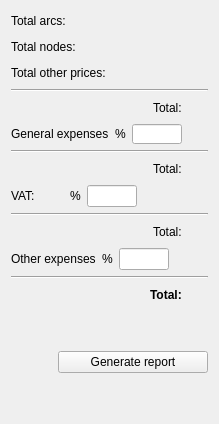
     <widget class="QWidget" name="tab">
      <attribute name="title">
       <string>Budget</string>
      </attribute>
      <layout class="QVBoxLayout" name="verticalLayout_10">
       <item>
        <layout class="QHBoxLayout" name="horizontalLayout_13" stretch="0,0,0,0">
         <property name="sizeConstraint">
          <enum>QLayout::SetDefaultConstraint</enum>
         </property>
         <property name="bottomMargin">
          <number>0</number>
         </property>
         <item>
          <widget class="QLabel" name="gexpenses_label_10">
           <property name="sizePolicy">
            <sizepolicy hsizetype="Preferred" vsizetype="Fixed">
             <horstretch>0</horstretch>
             <verstretch>0</verstretch>
            </sizepolicy>
           </property>
           <property name="minimumSize">
            <size>
             <width>0</width>
             <height>20</height>
            </size>
           </property>
           <property name="maximumSize">
            <size>
             <width>16777215</width>
             <height>20</height>
            </size>
           </property>
           <property name="text">
            <string>Total arcs:</string>
           </property>
          </widget>
         </item>
         <item>
          <spacer name="horizontalSpacer_24">
           <property name="orientation">
            <enum>Qt::Horizontal</enum>
           </property>
           <property name="sizeHint" stdset="0">
            <size>
             <width>40</width>
             <height>20</height>
            </size>
           </property>
          </spacer>
         </item>
         <item>
          <widget class="QLabel" name="total_arc">
           <property name="text">
            <string/>
           </property>
          </widget>
         </item>
         <item>
          <widget class="QLabel" name="cur_total_arc">
           <property name="text">
            <string/>
           </property>
          </widget>
         </item>
        </layout>
       </item>
       <item>
        <layout class="QHBoxLayout" name="horizontalLayout_15">
         <item>
          <widget class="QLabel" name="gexpenses_label_3">
           <property name="maximumSize">
            <size>
             <width>16777215</width>
             <height>20</height>
            </size>
           </property>
           <property name="text">
            <string>Total nodes:</string>
           </property>
          </widget>
         </item>
         <item>
          <spacer name="horizontalSpacer_25">
           <property name="orientation">
            <enum>Qt::Horizontal</enum>
           </property>
           <property name="sizeHint" stdset="0">
            <size>
             <width>40</width>
             <height>20</height>
            </size>
           </property>
          </spacer>
         </item>
         <item>
          <widget class="QLabel" name="total_node">
           <property name="text">
            <string/>
           </property>
          </widget>
         </item>
         <item>
          <widget class="QLabel" name="cur_total_node">
           <property name="text">
            <string/>
           </property>
          </widget>
         </item>
        </layout>
       </item>
       <item>
        <layout class="QHBoxLayout" name="horizontalLayout_14">
         <item>
          <widget class="QLabel" name="gexpenses_label_4">
           <property name="maximumSize">
            <size>
             <width>16777215</width>
             <height>20</height>
            </size>
           </property>
           <property name="text">
            <string>Total other prices:</string>
           </property>
          </widget>
         </item>
         <item>
          <spacer name="horizontalSpacer_26">
           <property name="orientation">
            <enum>Qt::Horizontal</enum>
           </property>
           <property name="sizeHint" stdset="0">
            <size>
             <width>40</width>
             <height>20</height>
            </size>
           </property>
          </spacer>
         </item>
         <item>
          <widget class="QLabel" name="total_other">
           <property name="text">
            <string/>
           </property>
          </widget>
         </item>
         <item>
          <widget class="QLabel" name="cur_total_other">
           <property name="text">
            <string/>
           </property>
          </widget>
         </item>
        </layout>
       </item>
       <item>
        <widget class="Line" name="line">
         <property name="orientation">
          <enum>Qt::Horizontal</enum>
         </property>
        </widget>
       </item>
       <item>
        <layout class="QHBoxLayout" name="horizontalLayout_16">
         <item>
          <spacer name="horizontalSpacer_20">
           <property name="orientation">
            <enum>Qt::Horizontal</enum>
           </property>
           <property name="sizeHint" stdset="0">
            <size>
             <width>40</width>
             <height>20</height>
            </size>
           </property>
          </spacer>
         </item>
         <item>
          <widget class="QLabel" name="gexpenses_label_8">
           <property name="maximumSize">
            <size>
             <width>16777215</width>
             <height>20</height>
            </size>
           </property>
           <property name="text">
            <string>Total:</string>
           </property>
          </widget>
         </item>
         <item>
          <widget class="QLabel" name="pem">
           <property name="text">
            <string/>
           </property>
          </widget>
         </item>
         <item>
          <widget class="QLabel" name="cur_pem">
           <property name="text">
            <string/>
           </property>
          </widget>
         </item>
        </layout>
       </item>
       <item>
        <layout class="QHBoxLayout" name="horizontalLayout_27">
         <item>
          <widget class="QLabel" name="gexpenses_label">
           <property name="text">
            <string>General expenses</string>
           </property>
          </widget>
         </item>
         <item>
          <widget class="QLabel" name="other_label_3">
           <property name="sizePolicy">
            <sizepolicy hsizetype="Fixed" vsizetype="Preferred">
             <horstretch>0</horstretch>
             <verstretch>0</verstretch>
            </sizepolicy>
           </property>
           <property name="text">
            <string>%</string>
           </property>
          </widget>
         </item>
         <item>
          <widget class="QLineEdit" name="gexpenses">
           <property name="sizePolicy">
            <sizepolicy hsizetype="Fixed" vsizetype="Fixed">
             <horstretch>0</horstretch>
             <verstretch>0</verstretch>
            </sizepolicy>
           </property>
           <property name="maximumSize">
            <size>
             <width>50</width>
             <height>20</height>
            </size>
           </property>
          </widget>
         </item>
         <item>
          <widget class="QLabel" name="pec_pem">
           <property name="text">
            <string/>
           </property>
           <property name="alignment">
            <set>Qt::AlignRight|Qt::AlignTrailing|Qt::AlignVCenter</set>
           </property>
          </widget>
         </item>
         <item>
          <widget class="QLabel" name="cur_pec_pem">
           <property name="sizePolicy">
            <sizepolicy hsizetype="Fixed" vsizetype="Preferred">
             <horstretch>0</horstretch>
             <verstretch>0</verstretch>
            </sizepolicy>
           </property>
           <property name="text">
            <string/>
           </property>
          </widget>
         </item>
        </layout>
       </item>
       <item>
        <widget class="Line" name="line_2">
         <property name="orientation">
          <enum>Qt::Horizontal</enum>
         </property>
        </widget>
       </item>
       <item>
        <layout class="QHBoxLayout" name="horizontalLayout_20">
         <item>
          <spacer name="horizontalSpacer_18">
           <property name="orientation">
            <enum>Qt::Horizontal</enum>
           </property>
           <property name="sizeHint" stdset="0">
            <size>
             <width>40</width>
             <height>20</height>
            </size>
           </property>
          </spacer>
         </item>
         <item>
          <widget class="QLabel" name="gexpenses_label_5">
           <property name="text">
            <string>Total:</string>
           </property>
          </widget>
         </item>
         <item>
          <widget class="QLabel" name="pec">
           <property name="text">
            <string/>
           </property>
          </widget>
         </item>
         <item>
          <widget class="QLabel" name="cur_pec">
           <property name="text">
            <string/>
           </property>
          </widget>
         </item>
        </layout>
       </item>
       <item>
        <layout class="QHBoxLayout" name="horizontalLayout_22">
         <item>
          <widget class="QLabel" name="vat_label">
           <property name="text">
            <string>VAT:</string>
           </property>
          </widget>
         </item>
         <item>
          <widget class="QLabel" name="other_label_4">
           <property name="sizePolicy">
            <sizepolicy hsizetype="Fixed" vsizetype="Preferred">
             <horstretch>0</horstretch>
             <verstretch>0</verstretch>
            </sizepolicy>
           </property>
           <property name="text">
            <string>%</string>
           </property>
          </widget>
         </item>
         <item>
          <widget class="QLineEdit" name="vat">
           <property name="sizePolicy">
            <sizepolicy hsizetype="Fixed" vsizetype="Fixed">
             <horstretch>0</horstretch>
             <verstretch>0</verstretch>
            </sizepolicy>
           </property>
           <property name="maximumSize">
            <size>
             <width>50</width>
             <height>16777215</height>
            </size>
           </property>
          </widget>
         </item>
         <item>
          <widget class="QLabel" name="pecvat_pem">
           <property name="text">
            <string/>
           </property>
           <property name="alignment">
            <set>Qt::AlignRight|Qt::AlignTrailing|Qt::AlignVCenter</set>
           </property>
          </widget>
         </item>
         <item>
          <widget class="QLabel" name="cur_pecvat_pem">
           <property name="sizePolicy">
            <sizepolicy hsizetype="Fixed" vsizetype="Preferred">
             <horstretch>0</horstretch>
             <verstretch>0</verstretch>
            </sizepolicy>
           </property>
           <property name="text">
            <string/>
           </property>
          </widget>
         </item>
        </layout>
       </item>
       <item>
        <widget class="Line" name="line_3">
         <property name="orientation">
          <enum>Qt::Horizontal</enum>
         </property>
        </widget>
       </item>
       <item>
        <layout class="QHBoxLayout" name="horizontalLayout_23">
         <item>
          <spacer name="horizontalSpacer_19">
           <property name="orientation">
            <enum>Qt::Horizontal</enum>
           </property>
           <property name="sizeHint" stdset="0">
            <size>
             <width>40</width>
             <height>20</height>
            </size>
           </property>
          </spacer>
         </item>
         <item>
          <widget class="QLabel" name="gexpenses_label_6">
           <property name="text">
            <string>Total:</string>
           </property>
          </widget>
         </item>
         <item>
          <widget class="QLabel" name="pec_vat">
           <property name="text">
            <string/>
           </property>
          </widget>
         </item>
         <item>
          <widget class="QLabel" name="cur_pec_vat">
           <property name="text">
            <string/>
           </property>
          </widget>
         </item>
        </layout>
       </item>
       <item>
        <layout class="QHBoxLayout" name="horizontalLayout_24">
         <item>
          <widget class="QLabel" name="other_label_2">
           <property name="text">
            <string>Other expenses</string>
           </property>
          </widget>
         </item>
         <item>
          <widget class="QLabel" name="other_label">
           <property name="sizePolicy">
            <sizepolicy hsizetype="Fixed" vsizetype="Preferred">
             <horstretch>0</horstretch>
             <verstretch>0</verstretch>
            </sizepolicy>
           </property>
           <property name="text">
            <string>%</string>
           </property>
          </widget>
         </item>
         <item>
          <widget class="QLineEdit" name="other">
           <property name="sizePolicy">
            <sizepolicy hsizetype="Fixed" vsizetype="Fixed">
             <horstretch>0</horstretch>
             <verstretch>0</verstretch>
            </sizepolicy>
           </property>
           <property name="maximumSize">
            <size>
             <width>50</width>
             <height>16777215</height>
            </size>
           </property>
          </widget>
         </item>
         <item>
          <widget class="QLabel" name="pca_pecvat">
           <property name="text">
            <string/>
           </property>
           <property name="alignment">
            <set>Qt::AlignRight|Qt::AlignTrailing|Qt::AlignVCenter</set>
           </property>
          </widget>
         </item>
         <item>
          <widget class="QLabel" name="cur_pca_pecvat">
           <property name="sizePolicy">
            <sizepolicy hsizetype="Fixed" vsizetype="Preferred">
             <horstretch>0</horstretch>
             <verstretch>0</verstretch>
            </sizepolicy>
           </property>
           <property name="text">
            <string/>
           </property>
          </widget>
         </item>
        </layout>
       </item>
       <item>
        <widget class="Line" name="line_4">
         <property name="orientation">
          <enum>Qt::Horizontal</enum>
         </property>
        </widget>
       </item>
       <item>
        <layout class="QHBoxLayout" name="horizontalLayout_25">
         <item>
          <spacer name="horizontalSpacer_21">
           <property name="orientation">
            <enum>Qt::Horizontal</enum>
           </property>
           <property name="sizeHint" stdset="0">
            <size>
             <width>40</width>
             <height>20</height>
            </size>
           </property>
          </spacer>
         </item>
         <item>
          <widget class="QLabel" name="gexpenses_label_7">
           <property name="font">
            <font>
             <weight>75</weight>
             <bold>true</bold>
            </font>
           </property>
           <property name="text">
            <string>Total:</string>
           </property>
          </widget>
         </item>
         <item>
          <widget class="QLabel" name="pca">
           <property name="text">
            <string/>
           </property>
          </widget>
         </item>
         <item>
          <widget class="QLabel" name="cur_pca">
           <property name="text">
            <string/>
           </property>
          </widget>
         </item>
        </layout>
       </item>
       <item>
        <spacer name="verticalSpacer_3">
         <property name="orientation">
          <enum>Qt::Vertical</enum>
         </property>
         <property name="sizeHint" stdset="0">
          <size>
           <width>20</width>
           <height>40</height>
          </size>
         </property>
        </spacer>
       </item>
       <item>
        <layout class="QHBoxLayout" name="horizontalLayout_26">
         <item>
          <spacer name="horizontalSpacer_22">
           <property name="orientation">
            <enum>Qt::Horizontal</enum>
           </property>
           <property name="sizeHint" stdset="0">
            <size>
             <width>40</width>
             <height>20</height>
            </size>
           </property>
          </spacer>
         </item>
         <item>
          <widget class="QPushButton" name="btn_reports">
           <property name="minimumSize">
            <size>
             <width>150</width>
             <height>0</height>
            </size>
           </property>
           <property name="focusPolicy">
            <enum>Qt::TabFocus</enum>
           </property>
           <property name="text">
            <string>Generate report</string>
           </property>
          </widget>
         </item>
        </layout>
       </item>
       <item>
        <spacer name="verticalSpacer_2">
         <property name="orientation">
          <enum>Qt::Vertical</enum>
         </property>
         <property name="sizeHint" stdset="0">
          <size>
           <width>20</width>
           <height>40</height>
          </size>
         </property>
        </spacer>
       </item>
      </layout>
     </widget>
